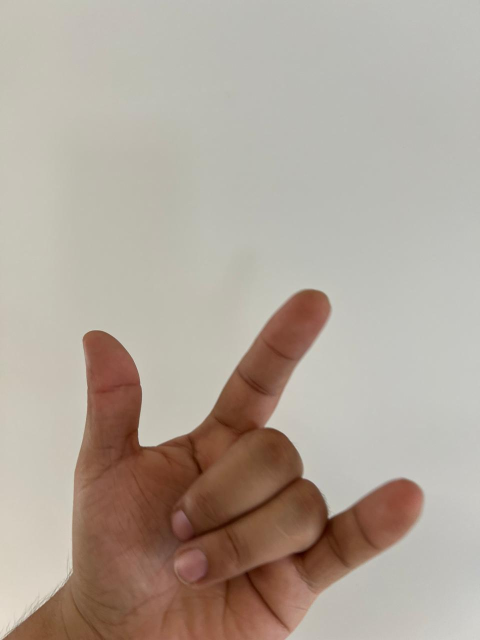
#> input picture IA/aumentaData/normal/Rock (10).jpeg, 960 x 1280 px (shown at 1/2 size); its folder holds only this picture in this run
$ python main.py
#> lines starting #> are read from the running program, lines starting #| are printed output that depends on the picture; after the words box and inside, x2 and y2 are one past the last pixel; in counts of white or black regions, pixels touching at a corner belong together
#> further down, original_img is the input picture: shape (1280, 960, 3); mean B, G, R 154.7, 166, 177.4
import os
import numpy as np
import cv2
from PIL import Image, ImageEnhance, ImageFilter
import random

# Directorios
input_dir = './normal/'  # Directorio con tus imágenes originales
output_dir = './aumentado/'  # Directorio donde guardarás las siluetas aumentadas

# Crea el directorio de salida si no existe
if not os.path.exists(output_dir):
    os.makedirs(output_dir)

# Lista todas las imágenes en el directorio de entrada
image_files = [f for f in os.listdir(input_dir) if f.lower().endswith(('.png', '.jpg', '.jpeg', '.bmp'))]

# Número de imágenes aumentadas a generar por cada imagen original
num_augmentations_per_image = 10

# Contador para nombrar las nuevas imágenes
counter = 0

def convert_to_silhouette(image):
    """Convierte una imagen a silueta BLANCA sobre fondo NEGRO."""
    # Convertir a escala de grises si es necesario
    if len(image.shape) == 3:
        gray = cv2.cvtColor(image, cv2.COLOR_BGR2GRAY)
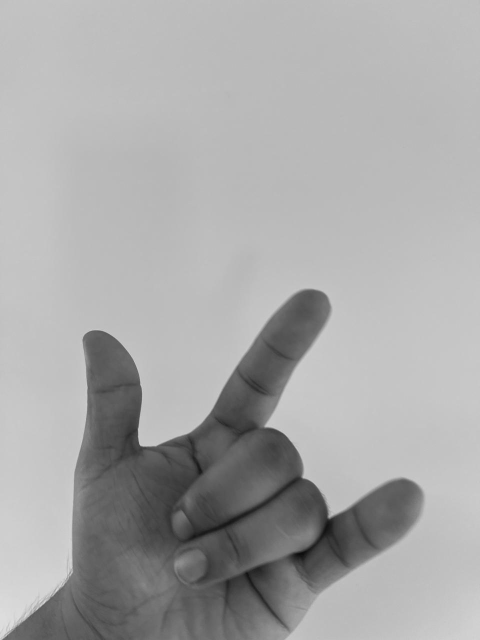
#> gray: shape (1280, 960) (shown at 1/2 size); min 11, max 233, mean 168.2
    else:
        gray = image

    # Aplicar umbral para crear una imagen binaria
    _, thresh = cv2.threshold(gray, 128, 255, cv2.THRESH_BINARY + cv2.THRESH_OTSU)
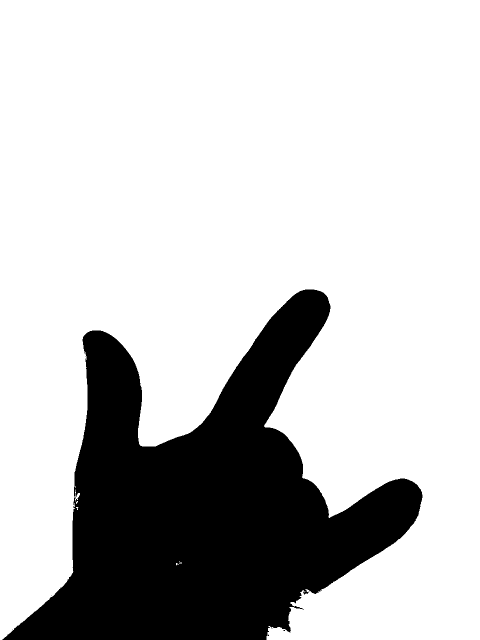
#> thresh: shape (1280, 960) (shown at 1/2 size); 77.4% white; 7 black regions (6 under 20 px), largest, box (x1, y1, x2, y2) and area: (4, 579, 845, 1280) 277584

    # IMPORTANTE: Invertir la imagen para tener silueta blanca sobre fondo negro
    thresh = cv2.bitwise_not(thresh)

    # Operaciones morfológicas para mejorar la silueta
    kernel = np.ones((5,5), np.uint8)
    thresh = cv2.morphologyEx(thresh, cv2.MORPH_CLOSE, kernel)
#> thresh: shape (1280, 960); 22.6% white; 1 white region

    # Encontrar contornos para asegurarnos que tenemos la mano solamente
    contours, _ = cv2.findContours(thresh, cv2.RETR_EXTERNAL, cv2.CHAIN_APPROX_SIMPLE)
#> contours = 1 contour; box (x1, y1, x2, y2) and area: (4, 579, 845, 1280) 276448

    if len(contours) > 0:
        # Crear una máscara negra
        mask = np.zeros_like(thresh)

        # Encontrar solo el contorno más grande (la mano)
        max_contour = max(contours, key=cv2.contourArea)
#> max_contour = contour of 1221 points, box (x1, y1, x2, y2) (4, 579, 845, 1280), area 276448

        # Dibujar el contorno relleno en BLANCO
        cv2.drawContours(mask, [max_contour], 0, 255, -1)

        # Usar esta máscara como la silueta final
        thresh = mask

    # Asegurar que la silueta está en 224x224
    silhouette = cv2.resize(thresh, (224, 224))
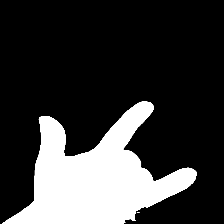
#> silhouette: shape (224, 224); min 0, max 255, mean 57.7

    return silhouette

for img_file in image_files:
    # Carga la imagen con OpenCV
    img_path = os.path.join(input_dir, img_file)
    original_img = cv2.imread(img_path)

    if original_img is None:
        print(f"No se pudo cargar la imagen: {img_path}")
        continue

    # Convertir a silueta
    silhouette = convert_to_silhouette(original_img)

    # Guardar la silueta original
    output_path = os.path.join(output_dir, f'rock_original_{counter:04d}.png')
    cv2.imwrite(output_path, silhouette)
    counter += 1

    # Generar versiones aumentadas
    for i in range(num_augmentations_per_image):
        # Crear una copia de la silueta para esta transformación
        augmented = silhouette.copy()

        # 1. Rotación aleatoria
        if random.random() > 0.5:
            angle = random.uniform(-15, 15)
            h, w = augmented.shape[:2]
            M = cv2.getRotationMatrix2D((w/2, h/2), angle, 1)
            augmented = cv2.warpAffine(augmented, M, (w, h), borderValue=0)

        # 2. Zoom (recorte y redimensionamiento)
        if random.random() > 0.5:
            h, w = augmented.shape[:2]
            # Recorta entre 0-15% de cada lado
            crop_percent = random.uniform(0, 0.15)
            x = int(w * crop_percent)
            y = int(h * crop_percent)
            w_new = int(w * (1 - 2 * crop_percent))
            h_new = int(h * (1 - 2 * crop_percent))

            # Asegurarse de que el recorte no sea demasiado grande
            if w_new > 0 and h_new > 0:
                augmented = augmented[y:y+h_new, x:x+w_new]
                augmented = cv2.resize(augmented, (224, 224))

        # 3. Traslación (desplazamiento)
        if random.random() > 0.5:
            h, w = augmented.shape[:2]
            shift_x = random.randint(-30, 30)  # Píxeles a desplazar en X
            shift_y = random.randint(-30, 30)  # Píxeles a desplazar en Y
            M = np.float32([[1, 0, shift_x], [0, 1, shift_y]])
            augmented = cv2.warpAffine(augmented, M, (w, h), borderValue=0)

        # 4. Escalado no uniforme (estirar o comprimir)
        if random.random() > 0.6:
            h, w = augmented.shape[:2]
            scale_x = random.uniform(0.9, 1.1)
            scale_y = random.uniform(0.9, 1.1)
            scaled_w = int(w * scale_x)
            scaled_h = int(h * scale_y)

            if scaled_w > 0 and scaled_h > 0:
                augmented = cv2.resize(augmented, (scaled_w, scaled_h))

                # Crear una imagen negra y centrar la imagen escalada
                result = np.zeros((224, 224), dtype=np.uint8)

                # Calcular coordenadas para centrar
                x_offset = max(0, (224 - scaled_w) // 2)
                y_offset = max(0, (224 - scaled_h) // 2)

                # Pegar la parte que cabe en el lienzo
                if x_offset + scaled_w <= 224 and y_offset + scaled_h <= 224:
                    result[y_offset:y_offset+scaled_h, x_offset:x_offset+scaled_w] = augmented
                else:
                    # Si es más grande que 224x224, recortar
                    crop_w = min(scaled_w, 224)
                    crop_h = min(scaled_h, 224)
                    result[0:crop_h, 0:crop_w] = augmented[0:crop_h, 0:crop_w]

                augmented = result

        # 5. Erosión o dilatación (cambiar ligeramente el grosor de la silueta)
        if random.random() > 0.6:
            kernel_size = random.randint(1, 3)
            kernel = np.ones((kernel_size, kernel_size), np.uint8)
            if random.random() > 0.5:  # Erosión: adelgazar la silueta
                augmented = cv2.erode(augmented, kernel, iterations=1)
            else:  # Dilatación: engrosar la silueta
                augmented = cv2.dilate(augmented, kernel, iterations=1)

        # 6. Pequeña distorsión de perspectiva
        if random.random() > 0.7:
            h, w = augmented.shape[:2]
            # Crear puntos de origen
            pts1 = np.float32([[0,0], [w,0], [0,h], [w,h]])

            # Crear puntos destino con pequeña distorsión
            shift = 20  # Máximo desplazamiento en píxeles
            pts2 = np.float32([
                [0+random.randint(0,shift), 0+random.randint(0,shift)],
                [w-random.randint(0,shift), 0+random.randint(0,shift)],
                [0+random.randint(0,shift), h-random.randint(0,shift)],
                [w-random.randint(0,shift), h-random.randint(0,shift)]
            ])

            # Aplicar transformación de perspectiva
            M = cv2.getPerspectiveTransform(pts1, pts2)
            augmented = cv2.warpPerspective(augmented, M, (w, h), borderValue=0)

        # Asegurarse de que la imagen final sea de 224x224
        augmented = cv2.resize(augmented, (224, 224))

        # Guardar la imagen aumentada
        output_path = os.path.join(output_dir, f'rock_{counter:04d}.png')
        cv2.imwrite(output_path, augmented)
        counter += 1
#> this loop made 10 passes
#> pass 1, `augmented = cv2.warpAffine(augmented, M, (w, h), borderValue=0)`:
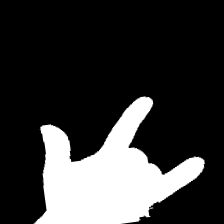
#> augmented: shape (224, 224); min 0, max 255, mean 54.6
#> pass 1, `augmented = cv2.warpPerspective(augmented, M, (w, h), borderValue=0)`:
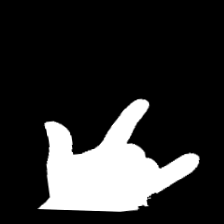
#> augmented: shape (224, 224); min 0, max 255, mean 46.1
#> pass 2, `augmented = cv2.warpAffine(augmented, M, (w, h), borderValue=0)`:
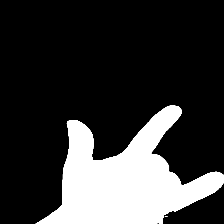
#> augmented: shape (224, 224); min 0, max 255, mean 55.2
#> after the loop:
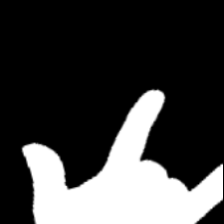
#> result: shape (224, 224); min 0, max 255, mean 62.6
#> after the loop, counter = 11

print(f"Generadas {counter} imágenes en total (incluyendo originales).")
#| Generadas 11 imágenes en total (incluyendo originales).

$ run again, on IA/aumentaData/normal/Rock (14).jpeg
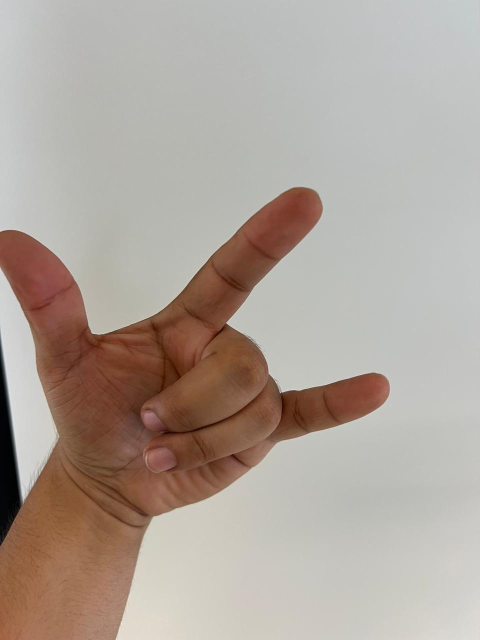
#> input picture IA/aumentaData/normal/Rock (14).jpeg, 960 x 1280 px (shown at 1/2 size)
#> original_img is the input picture: shape (1280, 960, 3); mean B, G, R 155.5, 164.3, 175.5
#> in convert_to_silhouette, `thresh = cv2.morphologyEx(thresh, cv2.MORPH_CLOSE, kernel)`:
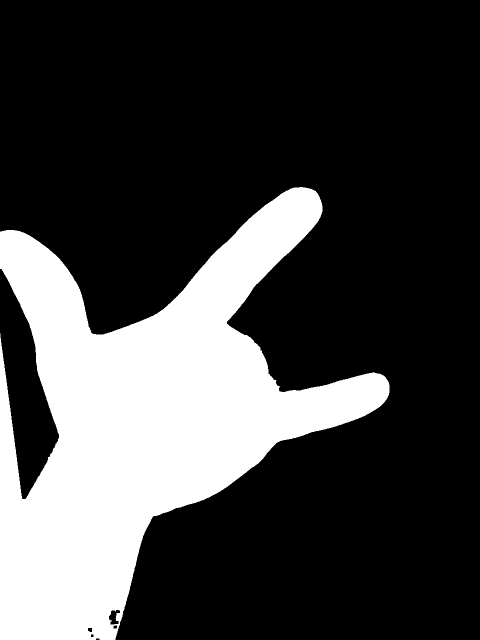
#> thresh: shape (1280, 960) (shown at 1/2 size); 25.6% white; 1 white region
#> contours = 1 contour; box (x1, y1, x2, y2) and area: (0, 374, 779, 1280) 313115
#> max_contour = contour of 1530 points, box (x1, y1, x2, y2) (0, 374, 779, 1280), area 313115
#> mask: shape (1280, 960); 25.6% white; 1 white region, box (x1, y1, x2, y2) and area: (0, 374, 779, 1280) 315061
#> after the loop `for i in range(num_augmentations_per_image):`:
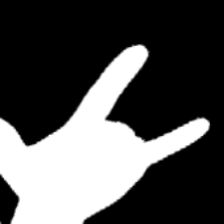
#> result: shape (224, 224); min 0, max 255, mean 79.4
#> after the loop `for i in range(num_augmentations_per_image):`: counter = 11
#| Generadas 11 imágenes en total (incluyendo originales).

$ run again, on IA/aumentaData/normal/Rock (15).jpeg
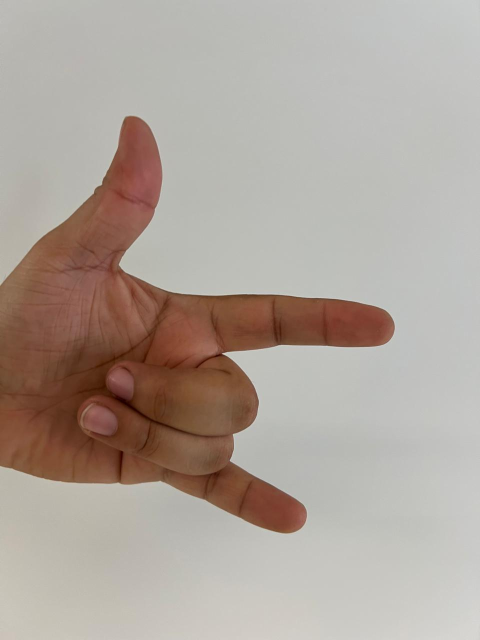
#> input picture IA/aumentaData/normal/Rock (15).jpeg, 960 x 1280 px (shown at 1/2 size)
#> original_img is the input picture: shape (1280, 960, 3); mean B, G, R 155.4, 163.9, 174.9
#> in convert_to_silhouette, `_, thresh = cv2.threshold(gray, 128, 255, cv2.THRESH_BINARY + cv2.THRE..`:
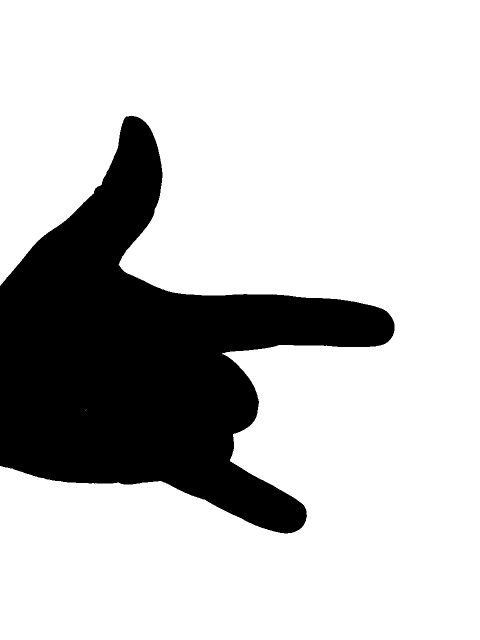
#> thresh: shape (1280, 960) (shown at 1/2 size); 77.2% white; 1 black region, box (x1, y1, x2, y2) and area: (0, 232, 789, 1067) 280483
#> contours = 1 contour; box (x1, y1, x2, y2) and area: (0, 232, 789, 1067) 279016
#> max_contour = contour of 1162 points, box (x1, y1, x2, y2) (0, 232, 789, 1067), area 279016
#> after the loop `for i in range(num_augmentations_per_image):`:
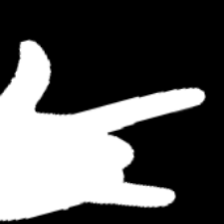
#> result: shape (224, 224); min 0, max 255, mean 89.4
#> after the loop `for i in range(num_augmentations_per_image):`: counter = 11
#| Generadas 11 imágenes en total (incluyendo originales).

$ run again, on IA/aumentaData/normal/Rock (16).jpeg
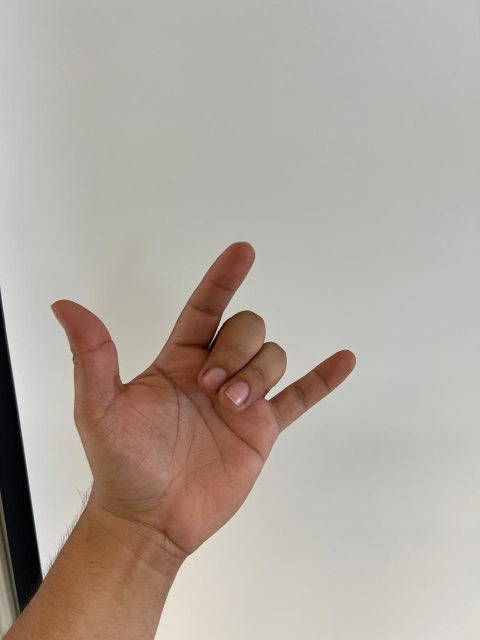
#> input picture IA/aumentaData/normal/Rock (16).jpeg, 960 x 1280 px (shown at 1/2 size)
#> original_img is the input picture: shape (1280, 960, 3); mean B, G, R 159.2, 167.7, 177.2
#> contours = 4 contours, 3 with area under 20; largest, box (x1, y1, x2, y2) and area: (0, 483, 712, 1280) 260651
#> max_contour = contour of 1533 points, box (x1, y1, x2, y2) (0, 483, 712, 1280), area 260651
#> mask: shape (1280, 960); 21.4% white; 1 white region, box (x1, y1, x2, y2) and area: (0, 483, 712, 1280) 262662
#> after the loop `for i in range(num_augmentations_per_image):`:
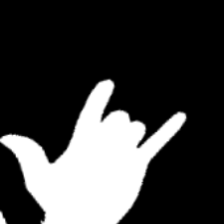
#> result: shape (224, 224); min 0, max 255, mean 62.4
#> after the loop `for i in range(num_augmentations_per_image):`: counter = 11
#| Generadas 11 imágenes en total (incluyendo originales).
